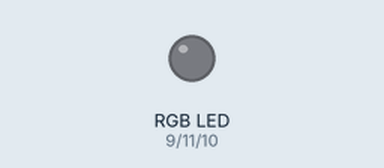
The sketch below on a simulated Arduino Uno, built with avr-gcc and run on an emulated ATmega328P. On the bench: an RGB LED mixed from three pins (HIGH = lit).

Above: at 0.5 s.
At 2.5 s:
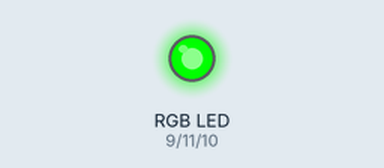
At 3.5 s:
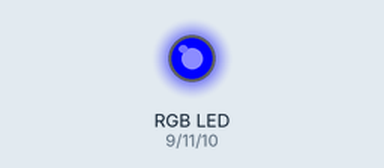
At 4.5 s:
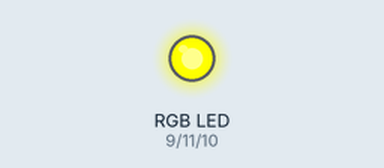
At 6.5 s:
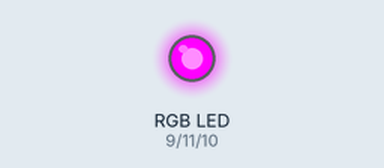
At 9.5 s:
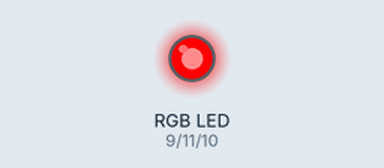
Timing chart, 0 to 10.4 s (numbered marks = the images above):
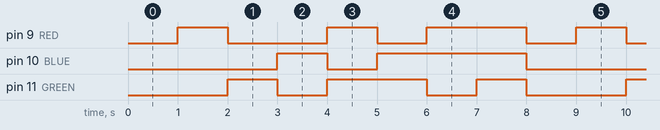

Measured:
- by itself, pin 9 (RED): repeats every 8.0 s: LOW 2.0 s, HIGH 1.0 s, LOW 1.0 s, HIGH 2.0 s, LOW 1.0 s, HIGH 1.0 s
- by itself, pin 10 (BLUE): repeats every 8.0 s: LOW 1.0 s, HIGH 3.0 s, LOW 3.0 s, HIGH 1.0 s
- by itself, pin 11 (GREEN): repeats every 8.0 s: LOW 1.0 s, HIGH 2.0 s, LOW 1.0 s, HIGH 1.0 s, LOW 2.0 s, HIGH 1.0 s

The sketch:

rgb06.ino
```cpp
const int RED = 9;
const int BLUE = 10;
const int GREEN = 11;

void setup() {
  pinMode(RED, OUTPUT);
  pinMode(GREEN, OUTPUT);
  pinMode(BLUE, OUTPUT);
}

void loop() {
  // switch off all
  digitalWrite(RED, LOW);
  digitalWrite(GREEN, LOW);
  digitalWrite(BLUE, LOW);
  delay(1000);
  // switch on RED
  digitalWrite(RED, HIGH);
  digitalWrite(GREEN, LOW);
  digitalWrite(BLUE, LOW);
  delay(1000);
  // switch on GREEN
  digitalWrite(RED, LOW);
  digitalWrite(GREEN, HIGH);
  digitalWrite(BLUE, LOW);
  delay(1000);
  // switch on BLUE
  digitalWrite(RED, LOW);
  digitalWrite(GREEN, LOW);
  digitalWrite(BLUE, HIGH);
  delay(1000);
  // switch on YELLOW
  digitalWrite(RED, HIGH);
  digitalWrite(GREEN, HIGH);
  digitalWrite(BLUE, LOW);
  delay(1000);
  // switch on CYAN
  digitalWrite(RED, LOW);
  digitalWrite(GREEN, HIGH);
  digitalWrite(BLUE, HIGH);
  delay(1000);
  // switch on PURPLE
  digitalWrite(RED, HIGH);
  digitalWrite(GREEN, LOW);
  digitalWrite(BLUE, HIGH);
  delay(1000);
  // switch on HIGH
  digitalWrite(RED, HIGH);
  digitalWrite(GREEN, HIGH);
  digitalWrite(BLUE, HIGH);
  delay(1000);
}
```
